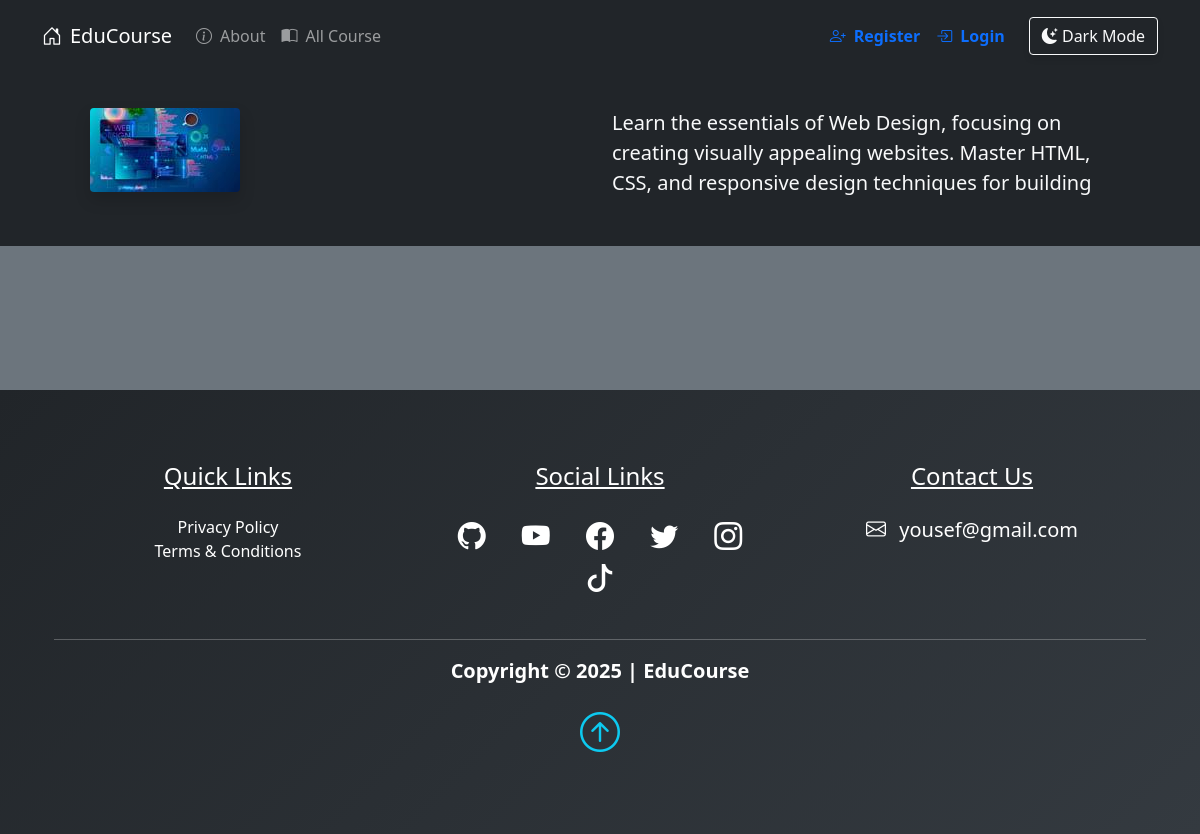
Screenshot of /-Web-Design with the database file from the repository.
### pythonic/models.py (models this page shows, shortened)
class Course(db.Model):
    id = db.Column(db.Integer, primary_key=True)
    title = db.Column(db.String(50), unique=True, nullable=False)
    description = db.Column(db.String(150), nullable=False)
    icon = db.Column(db.String(20), nullable=False, default="default_icon.jpg")
    lessons = db.relationship("Lesson", backref="course_name", lazy=True)

### pythonic/routes.py (the view)
@app.route("/<string:course_title>")
def course(course_title):
    course = Course.query.filter_by(title=course_title).first()
    course_id = course.id if course else None
    course = Course.query.get_or_404(course_id)
    return render_template(
        "course.html",
        title=course.title,
        course=course,
    )

### pythonic/templates/course.html (shortened to what this page needs)
{% extends "layout.html"%}
{% block content %}
<div class="container-fluid bg-dark">
    <div class="container">
        <div class="row p-5">
            <div class="col-6">
                <img src="{{url_for('static', filename='course_icons/'+course.icon)}}" alt="{{course.title}}" class="img-fluid rounded shadow">
            </div>
            <div class="col-6">
                <span class="lead text-light">{{course.description}}</span>
            </div>
        </div>
    </div>
</div>
<section class="bg-secondary">
    <div class="container p-5">
    </div>
</section>
{% endblock content %}

### pythonic/static/main.css (style rules this page uses)
body::before { display: block; content: ''; height: 60px; }

### rows the page displays
Course: icon (picture), description "Learn the essentials of Web Design, focusing on creating visually appealing websites. Master HTML, CSS, and responsive design techniques for building"
